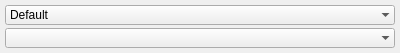
<?xml version="1.0" encoding="UTF-8"?>
<ui version="4.0">
 <class>BlockVideoCodec</class>
 <widget class="QWidget" name="BlockVideoCodec">
  <property name="geometry">
   <rect>
    <x>0</x>
    <y>0</y>
    <width>400</width>
    <height>49</height>
   </rect>
  </property>
  <property name="windowTitle">
   <string>Form</string>
  </property>
  <layout class="QVBoxLayout" name="verticalLayout">
   <property name="spacing">
    <number>3</number>
   </property>
   <property name="leftMargin">
    <number>5</number>
   </property>
   <property name="topMargin">
    <number>5</number>
   </property>
   <property name="rightMargin">
    <number>5</number>
   </property>
   <property name="bottomMargin">
    <number>5</number>
   </property>
   <item>
    <widget class="QComboBox" name="videoCodecsFilterBox">
     <property name="sizePolicy">
      <sizepolicy hsizetype="Minimum" vsizetype="Fixed">
       <horstretch>0</horstretch>
       <verstretch>0</verstretch>
      </sizepolicy>
     </property>
     <property name="minimumSize">
      <size>
       <width>200</width>
       <height>0</height>
      </size>
     </property>
     <property name="frame">
      <bool>false</bool>
     </property>
     <item>
      <property name="text">
       <string>Default</string>
      </property>
     </item>
     <item>
      <property name="text">
       <string>All</string>
      </property>
     </item>
     <item>
      <property name="text">
       <string>Lossy</string>
      </property>
     </item>
     <item>
      <property name="text">
       <string>Lossless</string>
      </property>
     </item>
     <item>
      <property name="text">
       <string>I-Frame</string>
      </property>
     </item>
    </widget>
   </item>
   <item>
    <widget class="BigComboBox" name="videoCodecsBox">
     <property name="sizePolicy">
      <sizepolicy hsizetype="Minimum" vsizetype="Fixed">
       <horstretch>0</horstretch>
       <verstretch>0</verstretch>
      </sizepolicy>
     </property>
     <property name="frame">
      <bool>false</bool>
     </property>
    </widget>
   </item>
  </layout>
 </widget>
 <customwidgets>
  <customwidget>
   <class>BigComboBox</class>
   <extends>QComboBox</extends>
   <header>UI/bigcombobox.h</header>
  </customwidget>
 </customwidgets>
 <resources/>
 <connections/>
</ui>
